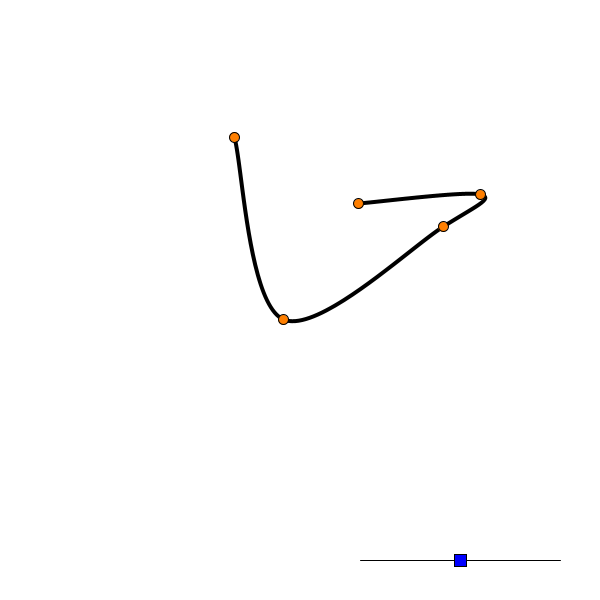
Frame 1 (no input)
Frame 60 (the mouse pressed at the canvas centre just before this capture): identical to frame 1, image omitted
Frame 120 (the mouse held since frame 60 and released just before this capture): identical to frame 1, image omitted

The Processing sketch that drew this single still picture (run headless with seeded random() and noise(); from frame 60 on, the mouse is pressed at the canvas centre):

// Processing sketch: Sketch_5_2
// ── Sketch_5_2.pde
/*------------------------------------------------------------
Copyright (c) 2013, Friends of Ed (An Apress Company)
All rights reserved.

The code provided here accompanies the book:

Processing: Creative Coding and Generative Art in Processing 2
By Ira Greenberg, Dianna Xu, and Deepak Kumar
Friends of Ed (An APress Company), 2013
ISBN-13 978-1430244646
Please refer to the associated README for a full disclaimer.
------------------------------------------------------------*/

// Sketch 5-2: nteractive curveVertex() example using arrays

float [] ax;  // x-anchor points
float [] ay;  // y-anchor points
int N = 5;    // number of anchor points

int isOnAnchor;  // anchor point was selected
float radius = 5;

// gui to control curvature
float curvature = 0;
float sliderBarX, sliderBarY, sliderBarW;
float sliderHandleX, sliderHandleY, sliderHandleW = 12;
float sliderMin = -3, sliderMax = 3;
boolean isOnSliderHandle;

void setup() {
  size(600, 600);
  background(255);

  ax = new float[N];  // create anchor point arrays and initialize
  ay = new float[N];
  for (int i=0; i < N; i++) {
    ax[i] = random(100, width-100);
    ay[i] = random(100, height-100);
  }

  // control bar for intractive curvature
  sliderBarW = width/3;
  sliderBarX = width-sliderBarW-40; 
  sliderBarY = height-40;
  sliderHandleX = sliderBarX + sliderBarW/2;
  sliderHandleY = sliderBarY;
} // setup()

void draw() {
  background(255);
  noFill();
  strokeWeight(4);
  stroke(0);

  curveTightness(curvature);
  // draw curve
  beginShape();
  curveVertex(ax[0], ay[0]); // double inital point
  for (int i=0; i<N; i++) {  // specify all anchor points
    curveVertex(ax[i], ay[i]);
  }
  curveVertex(ax[N-1], ay[N-1]); // double final point
  endShape();

  // draw control/anchor points
  strokeWeight(1);
  fill(255, 127, 0);
  for (int i=0; i<N; i++) {
    ellipse(ax[i], ay[i], radius*2, radius*2);
  }

  // detect if mouse is on control/anchor point
  for (int i=0; i<N; i++) {
    if (dist(mouseX, mouseY, ax[i], ay[i]) < radius)
      isOnAnchor = i;
  }

  // ensure boolean flags set back to false when mouse released
  if (!mousePressed) {
    isOnSliderHandle = false;
    isOnAnchor = -1;
  }

  // interactively control curvature
  setCurvatureControlGUI();
} // draw()

void setCurvatureControlGUI() {

  line(sliderBarX, sliderBarY, sliderBarX+sliderBarW, sliderBarY);
  fill(0, 0, 255);
  rect(sliderHandleX-sliderHandleW/2, sliderHandleY-sliderHandleW/2, sliderHandleW, sliderHandleW);

  if (isOnSliderHandle &&  mouseX>sliderBarX && mouseX < sliderBarX + sliderBarW) {
    sliderHandleX = mouseX;
  }
  // detect if mouse is on control/anchor point
  if (dist(mouseX, mouseY, sliderHandleX, sliderHandleY) < sliderHandleW/2) {
    isOnSliderHandle = true;
  }

  // ensures slider handle values between to sliderMin to sliderMax
  curvature = map(sliderHandleX, sliderBarX, sliderBarX+sliderBarW, sliderMin, sliderMax);
} // setCurvature()

void mouseDragged() {
  // move points
  if (isOnAnchor >=0 && isOnAnchor <N) {
    ax[isOnAnchor] = mouseX;
    ay[isOnAnchor] = mouseY;
  }
} // mouseDragged()
